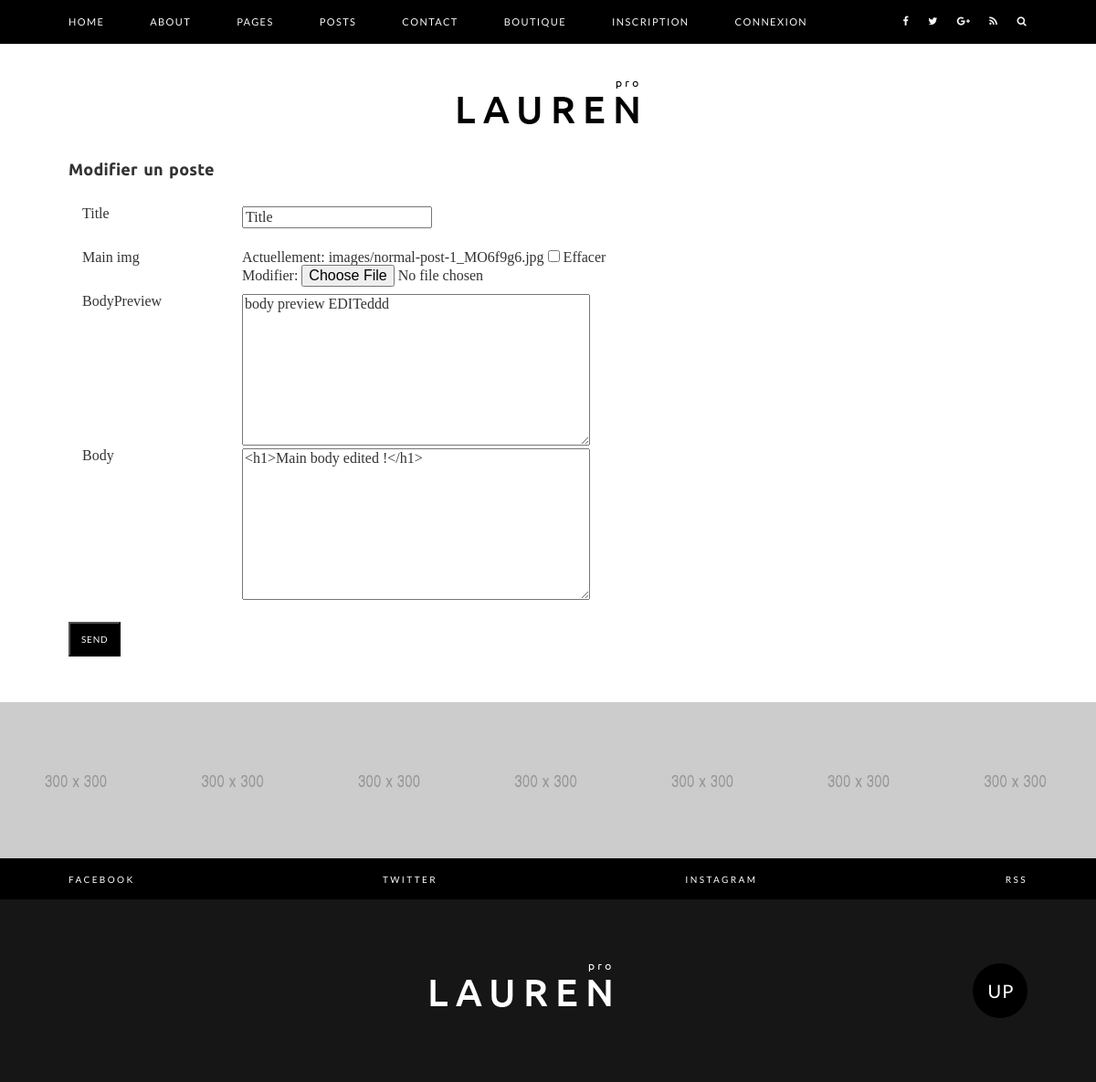
The app's page /update-post/20, older data.
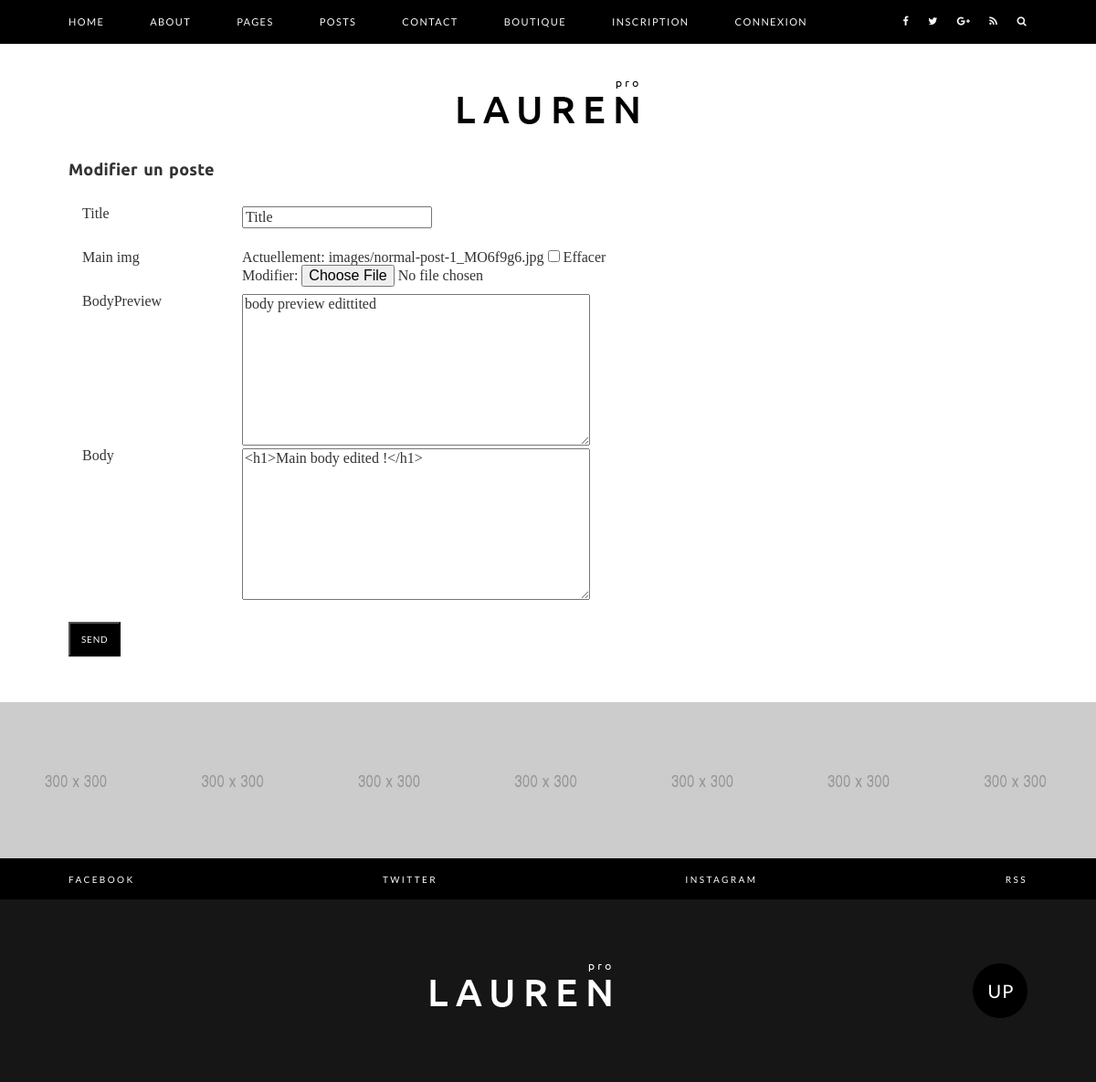
The same page, newer data.
### blog/models.py (models this page shows, shortened)
class Post(models.Model):
    author = models.ForeignKey(Account, verbose_name='Author of the post', on_delete=models.CASCADE)
    title = models.CharField(max_length=255, null=True)
    slug = models.SlugField(max_length=40, null=True)
    body = RichTextField(blank=True, null=True)
    bodyPreview = models.TextField(max_length=500, null=True)
    main_img = models.ImageField(upload_to='images/', null=True, blank=True)
    date_added = models.DateTimeField(auto_now_add=True)
    class Meta:
        ordering = ['-date_added']

### blog/views.py (the view)
# urls.py: path('update-post/<str:pk>', views.UpdatePostView.as_view(), name='update-post'),
class UpdatePostView(UpdateView):
    model = Post
    template_name = 'blog/update-post.html'
    fields = ['title', 'main_img', 'bodyPreview', 'body']

### templates/blog/update-post.html (shortened to what this page needs)
{% extends 'base/main.html' %}
{% block contenu %}
<div class="main-content">
    <div class="container">
        <h1>Modifier un poste</h1>
        <br>
        <br>
        <form method="POST" action="" enctype='multipart/form-data'>
            {% for champ in form %}
            <div class="col-md-2">
                {{ champ.label }}
            </div>
            <div class="col-md-10">
                {{ champ }}
            </div>
            <br>
            <br>
            <br>
            {% endfor %}
            <br>
            <button style="background-color: #000;
                           color: #fff;
                           font-family: 'Lato', sans-serif;
                           text-transform: uppercase;
                           letter-spacing: .8px;
                           padding: 12px;
                           font-size: 10px;
                           line-height: 10px;
                            margin-top: 2%"
                    type="submit">
                Send
            </button>
        </form>
    </div>
</div>
{% endblock %}

Row changes from the older to the newer data that the page shows:
changed Post "Title": bodyPreview "body preview EDITeddd" → "body preview edittited"
